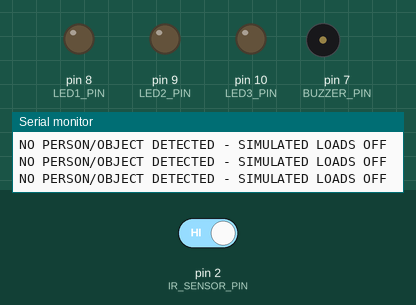
The sketch below on a simulated Arduino Uno, built with avr-gcc and run on an emulated ATmega328P. Shown: output pins drawn as LEDs (lit = HIGH), buzzer (waves = sounding, pin HIGH), the last lines printed to the serial monitor. The inputs (shaded band) are chosen by the test bench; at power-on: pin 2 (IR_SENSOR_PIN) HIGH.

Above: at 1.2 s.
1.3 s: pin 2 (IR_SENSOR_PIN) driven LOW
At 2.6 s:
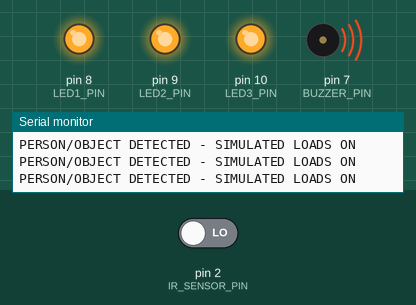
2.9 s: pin 2 (IR_SENSOR_PIN) driven HIGH
At 4.1 s:
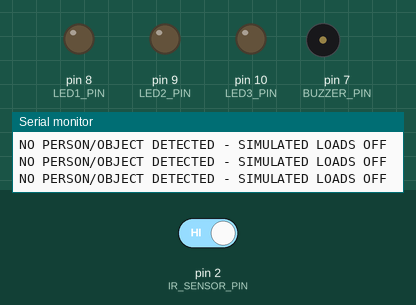
Timing chart, 0 to 5.9 s (numbered marks = the images above; inputs shaded):
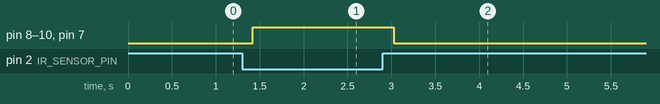

Measured:
- after the input at 1.3 s, pin 8 (LED1_PIN), pin 9 (LED2_PIN), pin 10 (LED3_PIN), pin 7 (BUZZER_PIN): LOW → HIGH after 0.12 s
- after the input at 2.9 s, pin 8 (LED1_PIN), pin 9 (LED2_PIN), pin 10 (LED3_PIN), pin 7 (BUZZER_PIN): HIGH → LOW after 0.13 s

The sketch:

smart_energy_saving_system.ino
```cpp
/*
  Smart Energy Saving and Automatic Load Control System
  Initial proof-of-concept prototype using Arduino UNO.

  IR sensor DO -> D2
  Active buzzer + -> D7, - -> GND
  LED1 through 1k ohm resistor -> D8; LED cathode -> GND
  LED2 through 1k ohm resistor -> D9; LED cathode -> GND
  LED3 through 1k ohm resistor -> D10; LED cathode -> GND

  Many IR modules output LOW when an object is detected.
  If your sensor behaves oppositely, change DETECTED_LEVEL to HIGH.
  LEDs simulate loads; this prototype does not measure real power.
*/
const byte IR_SENSOR_PIN = 2;
const byte BUZZER_PIN = 7;
const byte LED1_PIN = 8;
const byte LED2_PIN = 9;
const byte LED3_PIN = 10;

// Change to HIGH if your sensor outputs HIGH when detecting.
const byte DETECTED_LEVEL = LOW;

void setup() {
  pinMode(IR_SENSOR_PIN, INPUT);
  pinMode(BUZZER_PIN, OUTPUT);
  pinMode(LED1_PIN, OUTPUT);
  pinMode(LED2_PIN, OUTPUT);
  pinMode(LED3_PIN, OUTPUT);

  digitalWrite(BUZZER_PIN, LOW);
  digitalWrite(LED1_PIN, LOW);
  digitalWrite(LED2_PIN, LOW);
  digitalWrite(LED3_PIN, LOW);

  Serial.begin(9600);
  Serial.println("Smart Energy Saving System started");
}

void loop() {
  int sensorValue = digitalRead(IR_SENSOR_PIN);
  bool detected = (sensorValue == DETECTED_LEVEL);

  if (detected) {
    digitalWrite(LED1_PIN, HIGH);
    digitalWrite(LED2_PIN, HIGH);
    digitalWrite(LED3_PIN, HIGH);
    digitalWrite(BUZZER_PIN, HIGH);
    Serial.println("PERSON/OBJECT DETECTED - SIMULATED LOADS ON");
  } else {
    digitalWrite(LED1_PIN, LOW);
    digitalWrite(LED2_PIN, LOW);
    digitalWrite(LED3_PIN, LOW);
    digitalWrite(BUZZER_PIN, LOW);
    Serial.println("NO PERSON/OBJECT DETECTED - SIMULATED LOADS OFF");
  }
  delay(200);
}
```
